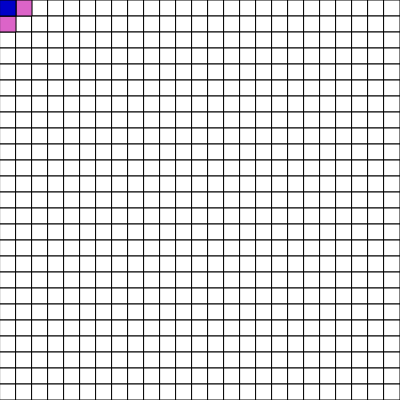
Frame 1 (no input)
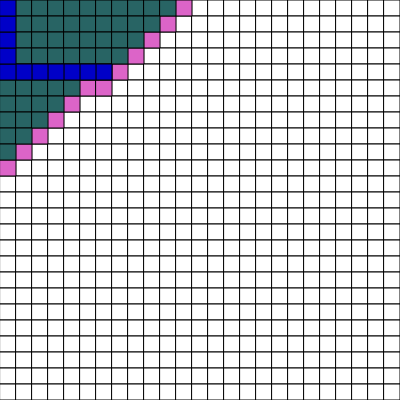
Frame 60 (no input)
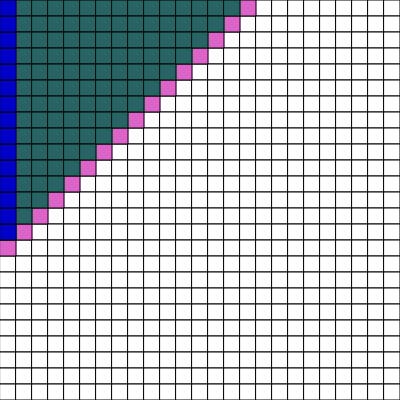
Frame 120 (the mouse pressed at the canvas centre since frame 60)

The p5.js sketch that drew these frames (run headless with seeded random() and noise() and a simulated clock; from frame 60 on, the mouse is pressed at the canvas centre):

// p5.js sketch
// ── sketch.js
 function removeFromArray(arr,elt){
  for (var i = arr.length-1; i>=0; i--){
    if(arr[i] == elt){
      arr.splice(i,1);
    }
  }
}

function heuristic(a,b){
  // var d = dist(a.i,a.j,b.i,b.j);
  var d = abs(a.i-b.i) + abs(a.j-b.j);
  return d;
}

var cols = 25;
var rows = 25;
var grid = new Array(cols);

var openSet = [];
var closedSet = [];
var start;

var w;
var h;

var path = [];

function setup() {
  createCanvas(400,400);
  background(0);

  w = width/cols;
  h = height/rows;

  for(var i=0; i<cols; i++){
    grid[i] = new Array(rows);
  }

  for(var i=0; i<cols; i++){j
    for(var j=0; j<rows; j++){
      grid[i][j] = new Spot(i,j);
    }
  }

    for(var i=0; i<cols; i++){j
      for(var j=0; j<rows; j++){
        grid[i][j].addNeighbors(grid);
      }
    }

  start = grid[0][0];
  end = grid[cols-1][rows-1];
  console.log(grid);

  openSet.push(start);
  // put setup code here
}

function draw() {
  if(openSet.length>0){
    var winner = 0;
    for(var i=0; i<openSet.length;i++){
      if(openSet[i].f < openSet[winner].f){
            winner = i;
      }
    }
    var current = openSet[winner];

    if(current== end){
      noLoop();
      console.log("DONE!!");
    }

    //openSet.remove(current);
    removeFromArray(openSet,current);
    closedSet.push(current);

    var neighbors = current.neighbors;
    for(var i=0; i<neighbors.length;i++){
      var neighbor = neighbors[i];
      if(!closedSet.includes(neighbor)){
        var tempG = current.g+1;

        if(openSet.includes(neighbor)){
          if(tempG<neighbor.g){
            neighbor.g=tempG;
          }
        } else{
          neighbor.g = tempG;
          openSet.push(neighbor);
        }

        neighbor.h=heuristic(neighbor,end);
        neighbor.f= neighbor.g+neighbor.h;

        neighbor.previous = current;

      }

    }
  }

  else{

  }
  background(0);

  for(var i = 0; i<cols; i++){
    for(var j=0; j<rows; j++){
      grid[i][j].show(color(255));
    }
  }

  for(var i=0; i<openSet.length;i++){
    openSet[i].show(color(220,100,200));
  }
  for(var i=0; i<closedSet.length;i++){
    closedSet[i].show(color(40,100,100));
  }


      path =[];
      var temp = current;
      path.push(temp);
      while(temp.previous){
        path.push(temp.previous);
        temp = temp.previous;
      }

  for(var i=0; i<path.length;i++){
    path[i].show(color(0,0,200));
  }
  // put drawing code here
}

// ── spot.js
function Spot(i,j){
  this.i = i;
  this.j = j;
  this.f = 0;
  this.g = 0;
  this.h = 0;
  this.neighbors = [];
  this.previous = undefined;

  this.show = function(col){
    fill(col);
    stroke(0);
    rect(this.i*w,this.j*h,w,h);
  }

  this.addNeighbors = function(grid){
    var i = this.i;
    var j = this.j;
    if(i<cols-1){
    this.neighbors.push(grid[i+1][j]);
  }
  if(i>0){
    this.neighbors.push(grid[i-1][j]);
  }
  if(j<rows-1){
    this.neighbors.push(grid[i][j+1]);
  }
  if(j>0){
    this.neighbors.push(grid[i][j-1]);
  }
  }
}
